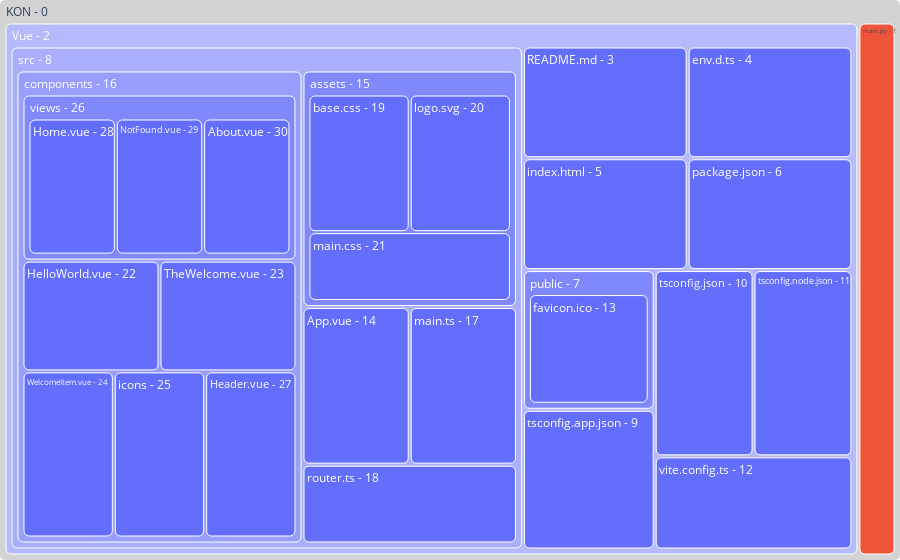

Notebook source saved alongside this figure:
### Code cell
nodes, parents, info = getFileChangeTreeWithLabel(file_change_tree)
fig = go.Figure(go.Treemap(
    labels = nodes,
    parents = parents,
    hovertemplate="""<b>%{label}</b><br>
    Parent: %{parent}<br>
    Change: %{customdata}
    <extra></extra>""",
    customdata=info,
    root_color="lightgrey"
))
fig.update_layout(margin = dict(t=0, l=0, r=0, b=0))
fig.update_traces(marker=dict(cornerradius=5))
fig.show()

### Figure 1 — Plotly figure (JSON) as saved in the notebook; plotly's stock layout.template omitted (floating-point values rounded to 4 significant figures)
{"data": [{"customdata": ["create", "", "create", "create", "create", "create", "", "", "create", "create", "create", "create", "create", "create", "", "", "create", "create", "delete", "delete", "create", "delete", "delete", "delete", "delete", "", "create", "create", "create", "create"], "hovertemplate": "<b>%{label}</b><br>\n    Parent: %{parent}<br>\n    Change: %{customdata}\n    <extra></extra>", "labels": ["main.py - 1", "Vue - 2", "README.md - 3", "env.d.ts - 4", "index.html - 5", "package.json - 6", "public - 7", "src - 8", "tsconfig.app.json - 9", "tsconfig.json - 10", "tsconfig.node.json - 11", "vite.config.ts - 12", "favicon.ico - 13", "App.vue - 14", "assets - 15", "components - 16", "main.ts - 17", "router.ts - 18", "base.css - 19", "logo.svg - 20", "main.css - 21", "HelloWorld.vue - 22", "TheWelcome.vue - 23", "WelcomeItem.vue - 24", "icons - 25", "views - 26", "Header.vue - 27", "Home.vue - 28", "NotFound.vue - 29", "About.vue - 30"], "marker": {"cornerradius": 5}, "parents": ["KON - 0", "KON - 0", "Vue - 2", "Vue - 2", "Vue - 2", "Vue - 2", "Vue - 2", "Vue - 2", "Vue - 2", "Vue - 2", "Vue - 2", "Vue - 2", "public - 7", "src - 8", "src - 8", "src - 8", "src - 8", "src - 8", "assets - 15", "assets - 15", "assets - 15", "components - 16", "components - 16", "components - 16", "components - 16", "components - 16", "components - 16", "views - 26", "views - 26", "views - 26"], "root": {"color": "lightgrey"}, "type": "treemap"}], "layout": {"margin": {"b": 0, "l": 0, "r": 0, "t": 0}}}
